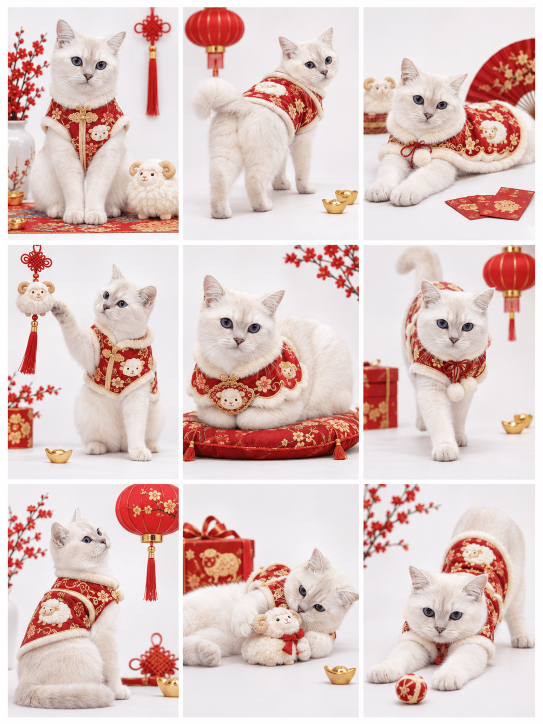
#> input picture src/openharness/skills/marketplace/content/vane-gpt-image-skills/skills/vane-pet-new-year-portrait/assets/01-varied-poses.png, 1086 x 1448 px (shown at 1/2 size)
$ python fit_white_canvas.py ../assets/01-varied-poses.png out.png
#> lines starting #> are read from the running program, lines starting #| are printed output that depends on the picture
#!/usr/bin/env python3
"""Fit an image without cropping on a white 3:4 PNG canvas."""
import argparse
from pathlib import Path
import sys


def main():
    parser = argparse.ArgumentParser(description=__doc__)
    parser.add_argument('input', type=Path)
    parser.add_argument('output', type=Path)
    parser.add_argument('--width', type=int, default=1200)
    parser.add_argument('--height', type=int, default=1600)
    args = parser.parse_args()
    if args.width <= 0 or args.height <= 0 or args.width * 4 != args.height * 3:
        parser.error('width and height must be positive and have a 3:4 ratio')
    if args.output.suffix.lower() != '.png':
        parser.error('output must be a PNG file')
    if args.output.exists():
        parser.error('output already exists; choose a new filename')
    try:
        from PIL import Image, ImageOps
        with Image.open(args.input) as src:
#> src is the input picture: PIL image 1086x1448 P; mean R, G, B 223.5, 199.9, 196.4
            src = ImageOps.exif_transpose(src).convert('RGBA')
#> src: PIL image 1086x1448 RGBA
            src.thumbnail((args.width, args.height), Image.Resampling.LANCZOS)
            canvas = Image.new('RGB', (args.width, args.height), 'white')
#> canvas: PIL image 1200x1600 RGB; every value is 255
            canvas.paste(src, ((args.width - src.width) // 2, (args.height - src.height) // 2), src)
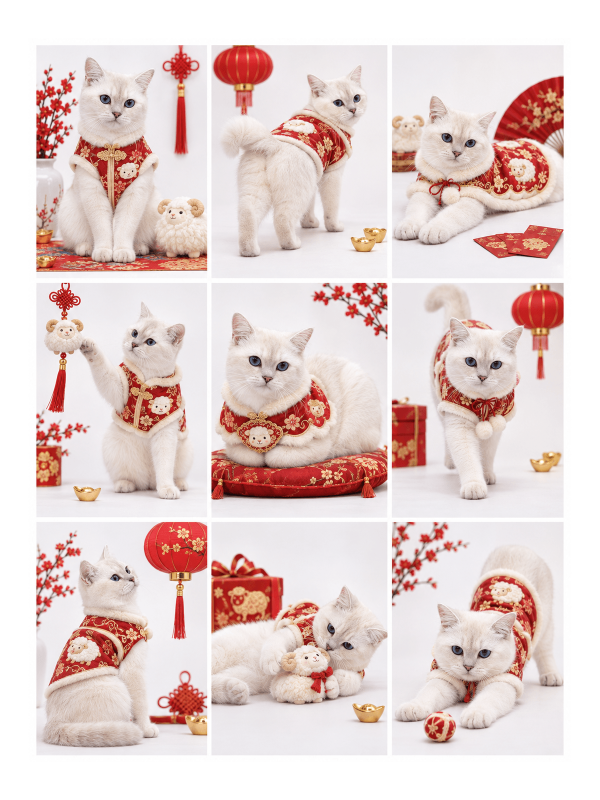
#> canvas: PIL image 1200x1600 RGB (shown at 1/2 size); mean R, G, B 229.2, 209.9, 207
            with args.output.open('xb') as output:
                canvas.save(output, format='PNG')
    except (OSError, ImportError) as exc:
        print(f'Cannot create preview: {exc}', file=sys.stderr)
        return 1
    print(f'Saved {args.output} ({args.width}x{args.height})')
    return 0


if __name__ == '__main__':
    raise SystemExit(main())
#> (the program exits here)

$ run again, on src/openharness/skills/marketplace/content/vane-gpt-image-skills/skills/vane-pet-new-year-portrait/assets/04-white-studio.png
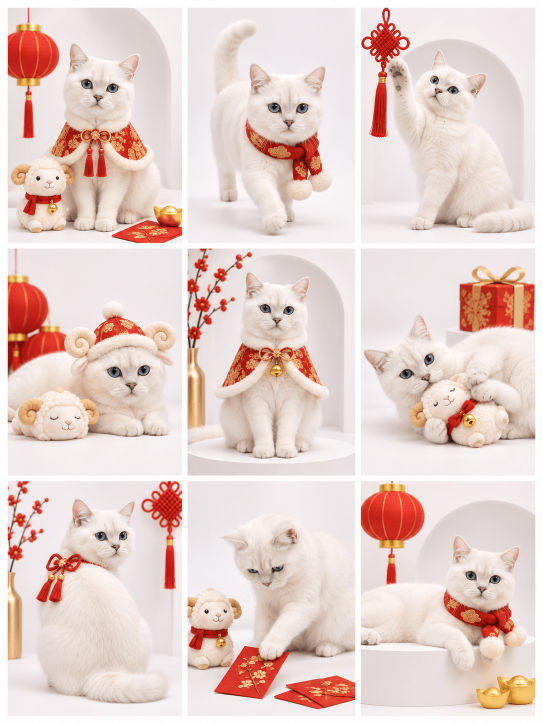
#> input picture src/openharness/skills/marketplace/content/vane-gpt-image-skills/skills/vane-pet-new-year-portrait/assets/04-white-studio.png, 1086 x 1448 px (shown at 1/2 size)
#> in main, src is the input picture: PIL image 1086x1448 P; mean R, G, B 230.3, 208.8, 203.2
#> src: PIL image 1086x1448 RGBA
#> in main, `canvas.paste(src, ((args.width - src.width) // 2, (args.height - src.h..`:
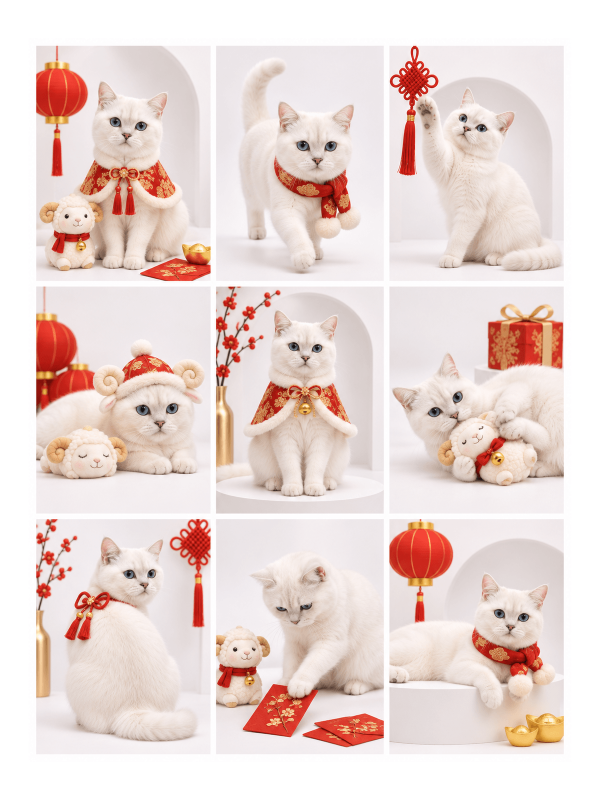
#> canvas: PIL image 1200x1600 RGB (shown at 1/2 size); mean R, G, B 234.8, 217.2, 212.6
